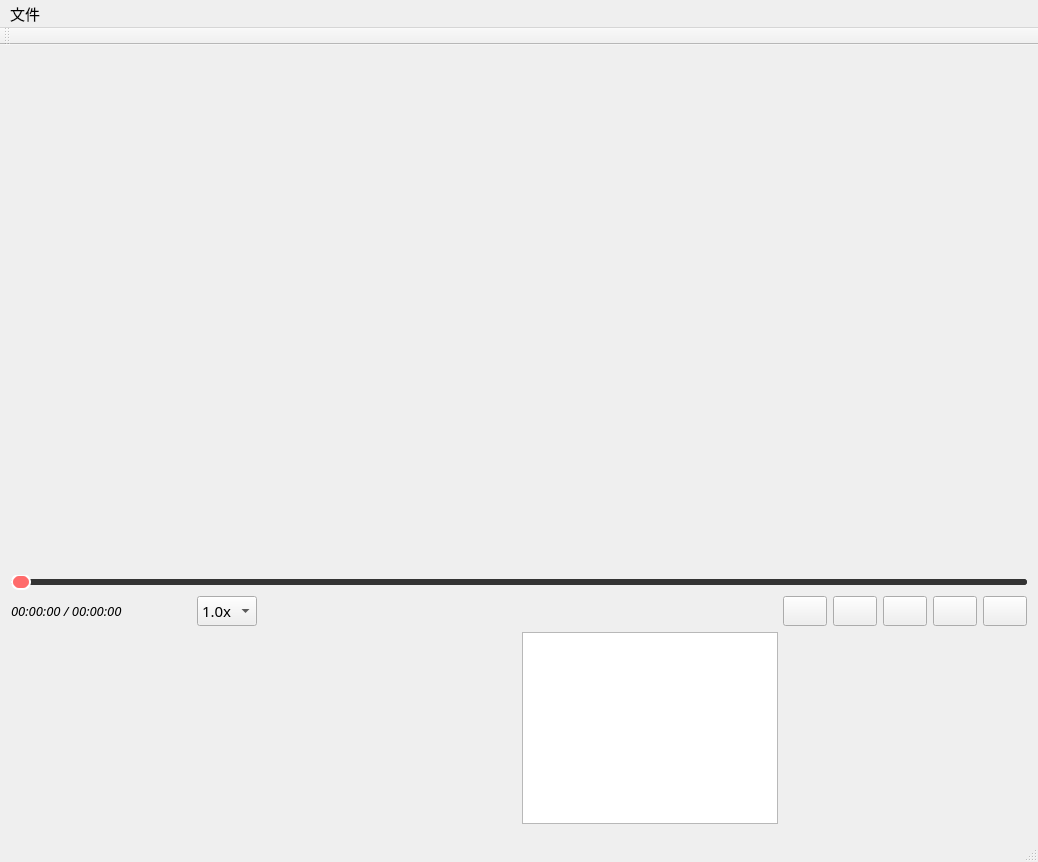
<?xml version="1.0" encoding="UTF-8"?>
<ui version="4.0">
 <class>ArcticLightClass</class>
 <widget class="QMainWindow" name="ArcticLightClass">
  <property name="geometry">
   <rect>
    <x>0</x>
    <y>0</y>
    <width>1038</width>
    <height>862</height>
   </rect>
  </property>
  <property name="font">
   <font>
    <family>Microsoft YaHei</family>
    <pointsize>11</pointsize>
   </font>
  </property>
  <property name="windowTitle">
   <string>ArcticVideo</string>
  </property>
  <property name="windowIcon">
   <iconset theme="QIcon::ThemeIcon::CameraVideo"/>
  </property>
  <widget class="QWidget" name="centralWidget">
   <layout class="QGridLayout" name="gridLayout">
    <item row="0" column="0">
     <layout class="QVBoxLayout" name="verticalLayout">
      <item>
       <widget class="QLabel" name="videoLabel">
        <property name="sizePolicy">
         <sizepolicy hsizetype="Expanding" vsizetype="Expanding">
          <horstretch>0</horstretch>
          <verstretch>0</verstretch>
         </sizepolicy>
        </property>
        <property name="frameShape">
         <enum>QFrame::Shape::NoFrame</enum>
        </property>
        <property name="frameShadow">
         <enum>QFrame::Shadow::Plain</enum>
        </property>
        <property name="lineWidth">
         <number>2</number>
        </property>
        <property name="text">
         <string/>
        </property>
        <property name="scaledContents">
         <bool>true</bool>
        </property>
        <property name="alignment">
         <set>Qt::AlignmentFlag::AlignCenter</set>
        </property>
       </widget>
      </item>
      <item>
       <widget class="QSlider" name="horizontalSlider">
        <property name="styleSheet">
         <string notr="true">QSlider::groove:horizontal {
    height: 6px;
    background: #333;
    border-radius: 3px;
}

QSlider::handle:horizontal {
    background: #ff6b6b;
    border: 2px solid white;
    width: 16px;
    margin: -5px 0;
    border-radius: 8px;
}

QSlider::handle:horizontal:hover {
    background: #ff8c8c;
    width: 20px;
    margin: -7px 0;
}

QSlider::sub-page:horizontal {
    background: #ff6b6b;
    border-radius: 3px;
}

QSlider::add-page:horizontal {
    background: #333;
    border-radius: 3px;
}</string>
        </property>
        <property name="orientation">
         <enum>Qt::Orientation::Horizontal</enum>
        </property>
       </widget>
      </item>
      <item>
       <layout class="QHBoxLayout" name="horizontalLayout">
        <item>
         <widget class="QLabel" name="videoProgresslabel">
          <property name="sizePolicy">
           <sizepolicy hsizetype="Fixed" vsizetype="Preferred">
            <horstretch>0</horstretch>
            <verstretch>0</verstretch>
           </sizepolicy>
          </property>
          <property name="minimumSize">
           <size>
            <width>180</width>
            <height>0</height>
           </size>
          </property>
          <property name="font">
           <font>
            <pointsize>10</pointsize>
            <italic>true</italic>
            <bold>false</bold>
           </font>
          </property>
          <property name="text">
           <string>00:00:00 / 00:00:00</string>
          </property>
         </widget>
        </item>
        <item>
         <widget class="QComboBox" name="playSpeedComboBox">
          <property name="sizePolicy">
           <sizepolicy hsizetype="Fixed" vsizetype="Fixed">
            <horstretch>0</horstretch>
            <verstretch>0</verstretch>
           </sizepolicy>
          </property>
          <property name="font">
           <font>
            <bold>false</bold>
           </font>
          </property>
          <item>
           <property name="text">
            <string>1.0x</string>
           </property>
          </item>
          <item>
           <property name="text">
            <string>0.5x</string>
           </property>
          </item>
          <item>
           <property name="text">
            <string>1.5x</string>
           </property>
          </item>
          <item>
           <property name="text">
            <string>2.0x</string>
           </property>
          </item>
         </widget>
        </item>
        <item>
         <spacer name="horizontalSpacer">
          <property name="orientation">
           <enum>Qt::Orientation::Horizontal</enum>
          </property>
          <property name="sizeHint" stdset="0">
           <size>
            <width>40</width>
            <height>20</height>
           </size>
          </property>
         </spacer>
        </item>
        <item>
         <widget class="QPushButton" name="BackwardButton">
          <property name="sizePolicy">
           <sizepolicy hsizetype="Fixed" vsizetype="Fixed">
            <horstretch>0</horstretch>
            <verstretch>0</verstretch>
           </sizepolicy>
          </property>
          <property name="text">
           <string/>
          </property>
          <property name="icon">
           <iconset theme="QIcon::ThemeIcon::MediaSeekBackward"/>
          </property>
          <property name="iconSize">
           <size>
            <width>30</width>
            <height>30</height>
           </size>
          </property>
         </widget>
        </item>
        <item>
         <widget class="QPushButton" name="ForwardButton">
          <property name="sizePolicy">
           <sizepolicy hsizetype="Fixed" vsizetype="Fixed">
            <horstretch>0</horstretch>
            <verstretch>0</verstretch>
           </sizepolicy>
          </property>
          <property name="text">
           <string/>
          </property>
          <property name="icon">
           <iconset theme="QIcon::ThemeIcon::MediaSeekForward"/>
          </property>
          <property name="iconSize">
           <size>
            <width>30</width>
            <height>30</height>
           </size>
          </property>
         </widget>
        </item>
        <item>
         <widget class="QPushButton" name="playButton">
          <property name="sizePolicy">
           <sizepolicy hsizetype="Fixed" vsizetype="Fixed">
            <horstretch>0</horstretch>
            <verstretch>0</verstretch>
           </sizepolicy>
          </property>
          <property name="minimumSize">
           <size>
            <width>0</width>
            <height>0</height>
           </size>
          </property>
          <property name="font">
           <font>
            <pointsize>11</pointsize>
           </font>
          </property>
          <property name="text">
           <string/>
          </property>
          <property name="icon">
           <iconset theme="QIcon::ThemeIcon::MediaPlaybackStart"/>
          </property>
          <property name="iconSize">
           <size>
            <width>30</width>
            <height>30</height>
           </size>
          </property>
         </widget>
        </item>
        <item>
         <widget class="QPushButton" name="pauseButton">
          <property name="sizePolicy">
           <sizepolicy hsizetype="Fixed" vsizetype="Fixed">
            <horstretch>0</horstretch>
            <verstretch>0</verstretch>
           </sizepolicy>
          </property>
          <property name="minimumSize">
           <size>
            <width>0</width>
            <height>0</height>
           </size>
          </property>
          <property name="font">
           <font>
            <pointsize>11</pointsize>
           </font>
          </property>
          <property name="text">
           <string/>
          </property>
          <property name="icon">
           <iconset theme="QIcon::ThemeIcon::MediaPlaybackPause"/>
          </property>
          <property name="iconSize">
           <size>
            <width>30</width>
            <height>30</height>
           </size>
          </property>
         </widget>
        </item>
        <item>
         <widget class="QPushButton" name="ResetButton">
          <property name="sizePolicy">
           <sizepolicy hsizetype="Fixed" vsizetype="Fixed">
            <horstretch>0</horstretch>
            <verstretch>0</verstretch>
           </sizepolicy>
          </property>
          <property name="font">
           <font>
            <pointsize>11</pointsize>
           </font>
          </property>
          <property name="text">
           <string/>
          </property>
          <property name="icon">
           <iconset theme="QIcon::ThemeIcon::MediaPlaybackStop"/>
          </property>
          <property name="iconSize">
           <size>
            <width>30</width>
            <height>30</height>
           </size>
          </property>
         </widget>
        </item>
       </layout>
      </item>
      <item>
       <layout class="QHBoxLayout" name="horizontalLayout_2">
        <item>
         <widget class="QLabel" name="videoInfolabel">
          <property name="sizePolicy">
           <sizepolicy hsizetype="Fixed" vsizetype="Fixed">
            <horstretch>0</horstretch>
            <verstretch>0</verstretch>
           </sizepolicy>
          </property>
          <property name="font">
           <font>
            <pointsize>11</pointsize>
           </font>
          </property>
          <property name="text">
           <string/>
          </property>
         </widget>
        </item>
        <item>
         <widget class="QTextEdit" name="infoTextEdit">
          <property name="sizePolicy">
           <sizepolicy hsizetype="Fixed" vsizetype="Fixed">
            <horstretch>0</horstretch>
            <verstretch>0</verstretch>
           </sizepolicy>
          </property>
          <property name="font">
           <font>
            <pointsize>11</pointsize>
           </font>
          </property>
         </widget>
        </item>
       </layout>
      </item>
     </layout>
    </item>
   </layout>
  </widget>
  <widget class="QToolBar" name="mainToolBar">
   <attribute name="toolBarArea">
    <enum>TopToolBarArea</enum>
   </attribute>
   <attribute name="toolBarBreak">
    <bool>false</bool>
   </attribute>
  </widget>
  <widget class="QStatusBar" name="statusBar"/>
  <widget class="QMenuBar" name="menuBar">
   <property name="geometry">
    <rect>
     <x>0</x>
     <y>0</y>
     <width>1038</width>
     <height>21</height>
    </rect>
   </property>
   <widget class="QMenu" name="menuNone">
    <property name="title">
     <string>文件</string>
    </property>
    <addaction name="actionOpen_VideoFile"/>
   </widget>
   <addaction name="menuNone"/>
  </widget>
  <action name="actionOpen_VideoFile">
   <property name="icon">
    <iconset theme="QIcon::ThemeIcon::CameraVideo"/>
   </property>
   <property name="text">
    <string>打开视频文件</string>
   </property>
   <property name="shortcut">
    <string>Ctrl+F</string>
   </property>
  </action>
 </widget>
 <layoutdefault spacing="6" margin="11"/>
 <resources>
  <include location="FFmpegArc.qrc"/>
 </resources>
 <connections/>
</ui>
